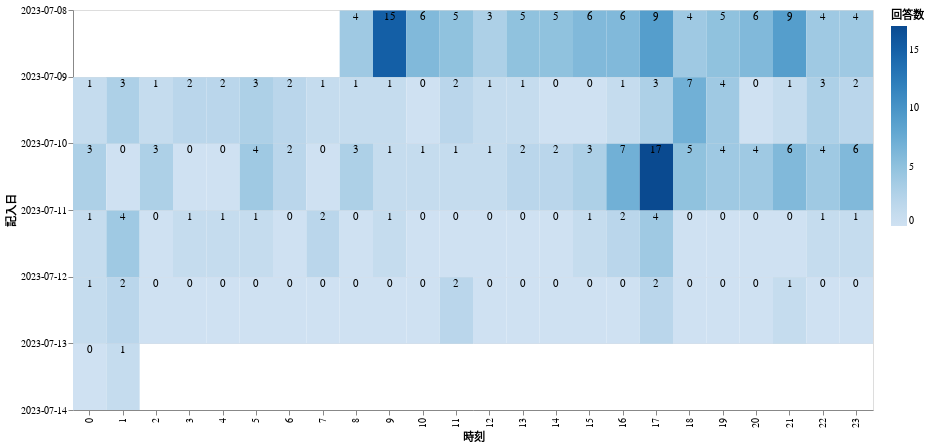

Source (notebook cell):
### Markdown cell above
回答

### Code cell
base = alt.Chart(tm).encode(
    alt.X("HH:O").title("時刻"),
    alt.Y("yearmonthdate(timestamp):T").title("記入日").axis(format="%Y-%m-%d").sort("descending"),
).properties(
    width=800,
    height=400,
)


hm = base.mark_rect().encode(
    alt.Color("response").scale(scheme="blues").title("回答数")
)

tt = base.mark_text(baseline="line-top").encode(
    alt.Text("response")
)


(hm + tt).save("trend.png")
(hm + tt)

### Figure 1 — Vega-Lite specification as saved in the notebook (floating-point values rounded to 4 significant figures)
{"config": {"view": {"continuousWidth": 300, "continuousHeight": 300}}, "layer": [{"mark": {"type": "rect"}, "encoding": {"color": {"field": "response", "scale": {"scheme": "blues"}, "title": "回答数", "type": "quantitative"}, "x": {"field": "HH", "title": "時刻", "type": "ordinal"}, "y": {"axis": {"format": "%Y-%m-%d"}, "field": "timestamp", "sort": "descending", "timeUnit": "yearmonthdate", "title": "記入日", "type": "temporal"}}}, {"mark": {"type": "text", "baseline": "line-top"}, "encoding": {"text": {"field": "response", "type": "quantitative"}, "x": {"field": "HH", "title": "時刻", "type": "ordinal"}, "y": {"axis": {"format": "%Y-%m-%d"}, "field": "timestamp", "sort": "descending", "timeUnit": "yearmonthdate", "title": "記入日", "type": "temporal"}}}], "data": {"name": "data-fcc55331754a9bf6fcc047156af773ab"}, "height": 400, "width": 800, "$schema": "https://vega.github.io/schema/vega-lite/v5.8.0.json", "datasets": {"data-fcc55331754a9bf6fcc047156af773ab": [{"timestamp": "2023-07-08T08:00:00", "response": 4, "HH": 8}, {"timestamp": "2023-07-08T09:00:00", "response": 15, "HH": 9}, {"timestamp": "2023-07-08T10:00:00", "response": 6, "HH": 10}, {"timestamp": "2023-07-08T11:00:00", "response": 5, "HH": 11}, {"timestamp": "2023-07-08T12:00:00", "response": 3, "HH": 12}, {"timestamp": "2023-07-08T13:00:00", "response": 5, "HH": 13}, {"timestamp": "2023-07-08T14:00:00", "response": 5, "HH": 14}, {"timestamp": "2023-07-08T15:00:00", "response": 6, "HH": 15}, {"timestamp": "2023-07-08T16:00:00", "response": 6, "HH": 16}, {"timestamp": "2023-07-08T17:00:00", "response": 9, "HH": 17}, {"timestamp": "2023-07-08T18:00:00", "response": 4, "HH": 18}, {"timestamp": "2023-07-08T19:00:00", "response": 5, "HH": 19}, {"timestamp": "2023-07-08T20:00:00", "response": 6, "HH": 20}, {"timestamp": "2023-07-08T21:00:00", "response": 9, "HH": 21}, {"timestamp": "2023-07-08T22:00:00", "response": 4, "HH": 22}, {"timestamp": "2023-07-08T23:00:00", "response": 4, "HH": 23}, {"timestamp": "2023-07-09T00:00:00", "response": 1, "HH": 0}, {"timestamp": "2023-07-09T01:00:00", "response": 3, "HH": 1}, {"timestamp": "2023-07-09T02:00:00", "response": 1, "HH": 2}, {"timestamp": "2023-07-09T03:00:00", "response": 2, "HH": 3}, {"timestamp": "2023-07-09T04:00:00", "response": 2, "HH": 4}, {"timestamp": "2023-07-09T05:00:00", "response": 3, "HH": 5}, {"timestamp": "2023-07-09T06:00:00", "response": 2, "HH": 6}, {"timestamp": "2023-07-09T07:00:00", "response": 1, "HH": 7}, {"timestamp": "2023-07-09T08:00:00", "response": 1, "HH": 8}, {"timestamp": "2023-07-09T09:00:00", "response": 1, "HH": 9}, {"timestamp": "2023-07-09T10:00:00", "response": 0, "HH": 10}, {"timestamp": "2023-07-09T11:00:00", "response": 2, "HH": 11}, {"timestamp": "2023-07-09T12:00:00", "response": 1, "HH": 12}, {"timestamp": "2023-07-09T13:00:00", "response": 1, "HH": 13}, {"timestamp": "2023-07-09T14:00:00", "response": 0, "HH": 14}, {"timestamp": "2023-07-09T15:00:00", "response": 0, "HH": 15}, {"timestamp": "2023-07-09T16:00:00", "response": 1, "HH": 16}, {"timestamp": "2023-07-09T17:00:00", "response": 3, "HH": 17}, {"timestamp": "2023-07-09T18:00:00", "response": 7, "HH": 18}, {"timestamp": "2023-07-09T19:00:00", "response": 4, "HH": 19}, {"timestamp": "2023-07-09T20:00:00", "response": 0, "HH": 20}, {"timestamp": "2023-07-09T21:00:00", "response": 1, "HH": 21}, {"timestamp": "2023-07-09T22:00:00", "response": 3, "HH": 22}, {"timestamp": "2023-07-09T23:00:00", "response": 2, "HH": 23}, {"timestamp": "2023-07-10T00:00:00", "response": 3, "HH": 0}, {"timestamp": "2023-07-10T01:00:00", "response": 0, "HH": 1}, {"timestamp": "2023-07-10T02:00:00", "response": 3, "HH": 2}, {"timestamp": "2023-07-10T03:00:00", "response": 0, "HH": 3}, {"timestamp": "2023-07-10T04:00:00", "response": 0, "HH": 4}, {"timestamp": "2023-07-10T05:00:00", "response": 4, "HH": 5}, {"timestamp": "2023-07-10T06:00:00", "response": 2, "HH": 6}, {"timestamp": "2023-07-10T07:00:00", "response": 0, "HH": 7}, {"timestamp": "2023-07-10T08:00:00", "response": 3, "HH": 8}, {"timestamp": "2023-07-10T09:00:00", "response": 1, "HH": 9}, {"timestamp": "2023-07-10T10:00:00", "response": 1, "HH": 10}, {"timestamp": "2023-07-10T11:00:00", "response": 1, "HH": 11}, {"timestamp": "2023-07-10T12:00:00", "response": 1, "HH": 12}, {"timestamp": "2023-07-10T13:00:00", "response": 2, "HH": 13}, {"timestamp": "2023-07-10T14:00:00", "response": 2, "HH": 14}, {"timestamp": "2023-07-10T15:00:00", "response": 3, "HH": 15}, {"timestamp": "2023-07-10T16:00:00", "response": 7, "HH": 16}, {"timestamp": "2023-07-10T17:00:00", "response": 17, "HH": 17}, {"timestamp": "2023-07-10T18:00:00", "response": 5, "HH": 18}, {"timestamp": "2023-07-10T19:00:00", "response": 4, "HH": 19}, {"timestamp": "2023-07-10T20:00:00", "response": 4, "HH": 20}, {"timestamp": "2023-07-10T21:00:00", "response": 6, "HH": 21}, {"timestamp": "2023-07-10T22:00:00", "response": 4, "HH": 22}, {"timestamp": "2023-07-10T23:00:00", "response": 6, "HH": 23}, {"timestamp": "2023-07-11T00:00:00", "response": 1, "HH": 0}, {"timestamp": "2023-07-11T01:00:00", "response": 4, "HH": 1}, {"timestamp": "2023-07-11T02:00:00", "response": 0, "HH": 2}, {"timestamp": "2023-07-11T03:00:00", "response": 1, "HH": 3}, {"timestamp": "2023-07-11T04:00:00", "response": 1, "HH": 4}, {"timestamp": "2023-07-11T05:00:00", "response": 1, "HH": 5}, {"timestamp": "2023-07-11T06:00:00", "response": 0, "HH": 6}, {"timestamp": "2023-07-11T07:00:00", "response": 2, "HH": 7}, {"timestamp": "2023-07-11T08:00:00", "response": 0, "HH": 8}, {"timestamp": "2023-07-11T09:00:00", "response": 1, "HH": 9}, {"timestamp": "2023-07-11T10:00:00", "response": 0, "HH": 10}, {"timestamp": "2023-07-11T11:00:00", "response": 0, "HH": 11}, {"timestamp": "2023-07-11T12:00:00", "response": 0, "HH": 12}, {"timestamp": "2023-07-11T13:00:00", "response": 0, "HH": 13}, {"timestamp": "2023-07-11T14:00:00", "response": 0, "HH": 14}, {"timestamp": "2023-07-11T15:00:00", "response": 1, "HH": 15}, {"timestamp": "2023-07-11T16:00:00", "response": 2, "HH": 16}, {"timestamp": "2023-07-11T17:00:00", "response": 4, "HH": 17}, {"timestamp": "2023-07-11T18:00:00", "response": 0, "HH": 18}, {"timestamp": "2023-07-11T19:00:00", "response": 0, "HH": 19}, {"timestamp": "2023-07-11T20:00:00", "response": 0, "HH": 20}, {"timestamp": "2023-07-11T21:00:00", "response": 0, "HH": 21}, {"timestamp": "2023-07-11T22:00:00", "response": 1, "HH": 22}, {"timestamp": "2023-07-11T23:00:00", "response": 1, "HH": 23}, {"timestamp": "2023-07-12T00:00:00", "response": 1, "HH": 0}, {"timestamp": "2023-07-12T01:00:00", "response": 2, "HH": 1}, {"timestamp": "2023-07-12T02:00:00", "response": 0, "HH": 2}, {"timestamp": "2023-07-12T03:00:00", "response": 0, "HH": 3}, {"timestamp": "2023-07-12T04:00:00", "response": 0, "HH": 4}, {"timestamp": "2023-07-12T05:00:00", "response": 0, "HH": 5}, {"timestamp": "2023-07-12T06:00:00", "response": 0, "HH": 6}, {"timestamp": "2023-07-12T07:00:00", "response": 0, "HH": 7}, {"timestamp": "2023-07-12T08:00:00", "response": 0, "HH": 8}, {"timestamp": "2023-07-12T09:00:00", "response": 0, "HH": 9}, {"timestamp": "2023-07-12T10:00:00", "response": 0, "HH": 10}, {"timestamp": "2023-07-12T11:00:00", "response": 2, "HH": 11}, {"timestamp": "2023-07-12T12:00:00", "response": 0, "HH": 12}, {"timestamp": "2023-07-12T13:00:00", "response": 0, "HH": 13}, {"timestamp": "2023-07-12T14:00:00", "response": 0, "HH": 14}, {"timestamp": "2023-07-12T15:00:00", "response": 0, "HH": 15}, {"timestamp": "2023-07-12T16:00:00", "response": 0, "HH": 16}, {"timestamp": "2023-07-12T17:00:00", "response": 2, "HH": 17}, {"timestamp": "2023-07-12T18:00:00", "response": 0, "HH": 18}, {"timestamp": "2023-07-12T19:00:00", "response": 0, "HH": 19}, {"timestamp": "2023-07-12T20:00:00", "response": 0, "HH": 20}, {"timestamp": "2023-07-12T21:00:00", "response": 1, "HH": 21}, {"timestamp": "2023-07-12T22:00:00", "response": 0, "HH": 22}, {"timestamp": "2023-07-12T23:00:00", "response": 0, "HH": 23}, {"timestamp": "2023-07-13T00:00:00", "response": 0, "HH": 0}, {"timestamp": "2023-07-13T01:00:00", "response": 1, "HH": 1}]}}
